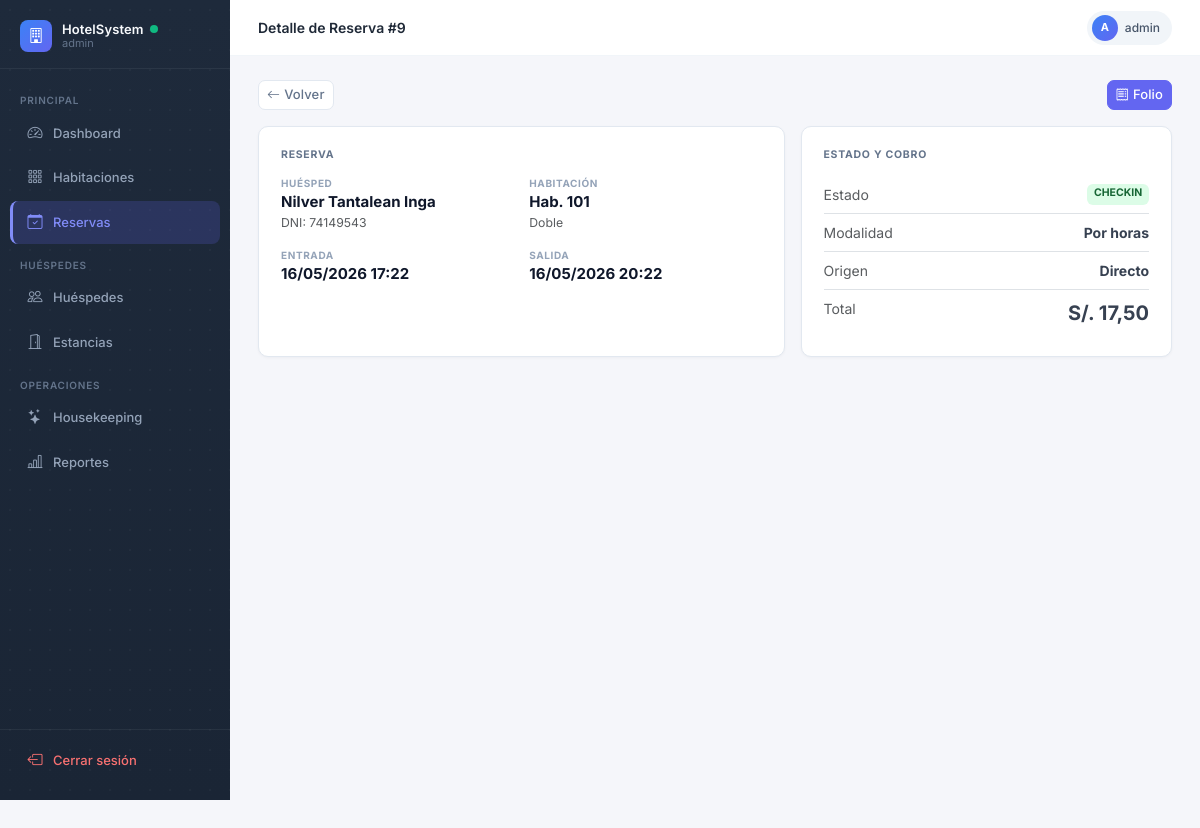
Page /reservas/9/ (signed in) on the earlier database version.
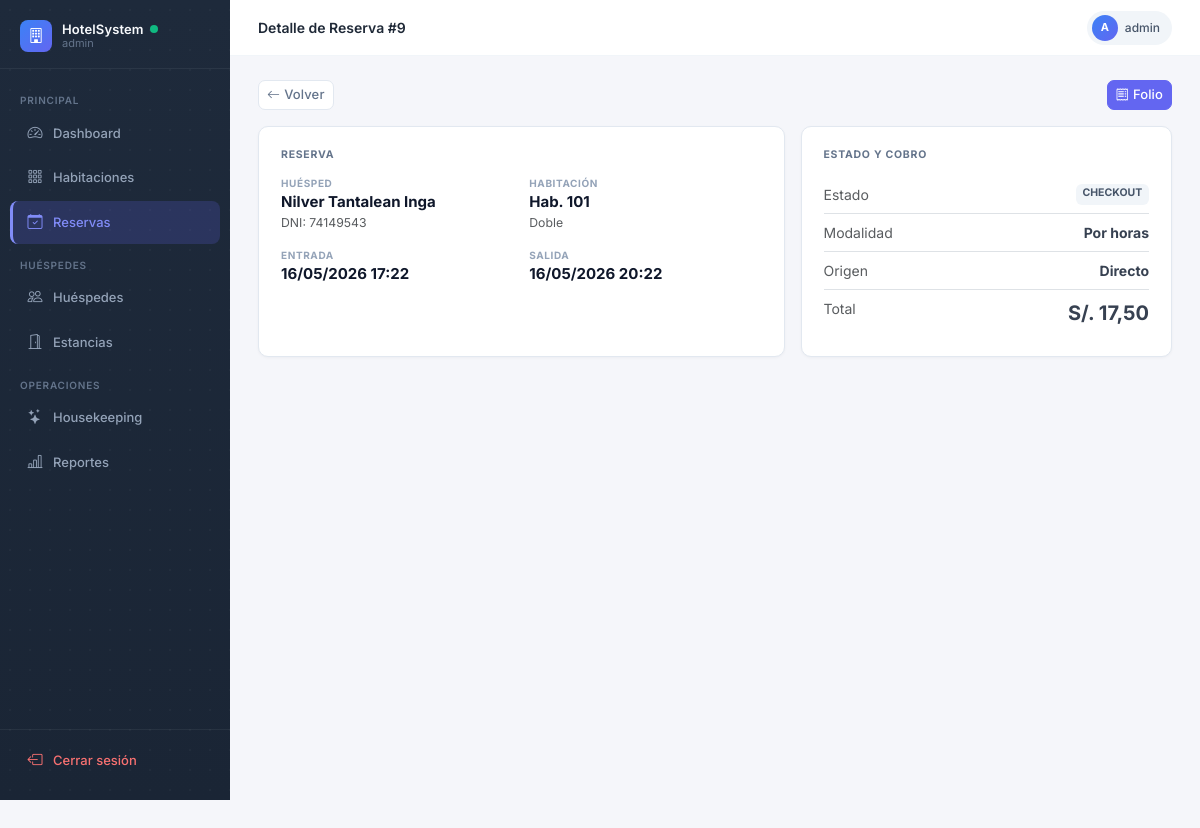
Same page on the later database version.
### reservas/models.py (models this page shows, shortened)
class Reserva(models.Model):
    POR_DIA = 'DIA'
    POR_HORA = 'HORA'
    MODALIDAD_CHOICES = [
        (POR_DIA, 'Por dia'),
        (POR_HORA, 'Por horas'),
    ]
    PENDIENTE = 'PENDIENTE'
    CONFIRMADA = 'CONFIRMADA'
    CHECKIN = 'CHECKIN'
    CHECKOUT = 'CHECKOUT'
    CANCELADA = 'CANCELADA'
    ESTADO_CHOICES = [
        (PENDIENTE, 'Pendiente'),
        (CONFIRMADA, 'Confirmada'),
        (CHECKIN, 'Check-In realizado'),
        (CHECKOUT, 'Check-Out realizado'),
        (CANCELADA, 'Cancelada'),
    ]
    DIRECTO = 'DIRECTO'
    WEB = 'WEB'
    AGENCIA = 'AGENCIA'
    ORIGEN_CHOICES = [
        (DIRECTO, 'Directo'),
        (WEB, 'Web'),
        (AGENCIA, 'Agencia'),
    ]
    hotel = models.ForeignKey(Hotel, on_delete=models.CASCADE, related_name='reservas')
    huesped = models.ForeignKey(Huesped, on_delete=models.CASCADE, related_name='reservas')
    habitacion = models.ForeignKey(Habitacion, on_delete=models.SET_NULL, null=True, blank=True, related_name='reservas')
    fecha_entrada = models.DateField()
    fecha_salida = models.DateField()
    fecha_hora_entrada = models.DateTimeField(null=True, blank=True)
    fecha_hora_salida = models.DateTimeField(null=True, blank=True)
    modalidad = models.CharField(max_length=10, choices=MODALIDAD_CHOICES, default=POR_DIA)
    duracion_horas = models.DecimalField(max_digits=5, decimal_places=2, default=0)
    tolerancia_minutos = models.PositiveIntegerField(default=10)
    cargo_extra_desde_minutos = models.PositiveIntegerField(default=30)
    num_adultos = models.IntegerField(default=1, validators=[MinValueValidator(1)])
    estado = models.CharField(max_length=20, choices=ESTADO_CHOICES, default=PENDIENTE)
    precio_total = models.DecimalField(max_digits=10, decimal_places=2, default=0)
    origen = models.CharField(max_length=10, choices=ORIGEN_CHOICES, default=DIRECTO)
    created_at = models.DateTimeField(auto_now_add=True)
    class Meta:
        verbose_name = 'Reserva'
        verbose_name_plural = 'Reservas'

### huespedes/models.py (models this page shows, shortened)
class Huesped(models.Model):
    DNI = 'DNI'
    PASAPORTE = 'PASAPORTE'
    CE = 'CE'
    TIPO_DOC_CHOICES = [
        (DNI, 'DNI'),
        (PASAPORTE, 'Pasaporte'),
        (CE, 'Carné de Extranjería'),
    ]
    tipo_doc = models.CharField(max_length=10, choices=TIPO_DOC_CHOICES, default=DNI)
    num_doc = models.CharField(max_length=20, unique=True)
    nombres = models.CharField(max_length=100)
    apellidos = models.CharField(max_length=100)
    email = models.EmailField(blank=True, null=True)
    telefono = models.CharField(max_length=20, blank=True, null=True)
    nacionalidad = models.CharField(max_length=50, default='Peruana')
    created_at = models.DateTimeField(auto_now_add=True)
    class Meta:
        verbose_name = 'Huésped'
        verbose_name_plural = 'Huéspedes'

### hotel/models.py (models this page shows, shortened)
class Habitacion(models.Model):
    DISPONIBLE = 'DISPONIBLE'
    OCUPADA = 'OCUPADA'
    LIMPIEZA = 'LIMPIEZA'
    MANTENIMIENTO = 'MANTENIMIENTO'
    ESTADO_CHOICES = [
        (DISPONIBLE, 'Disponible'),
        (OCUPADA, 'Ocupada'),
        (LIMPIEZA, 'En Limpieza'),
        (MANTENIMIENTO, 'En Mantenimiento'),
    ]
    hotel = models.ForeignKey(Hotel, on_delete=models.CASCADE, related_name='habitaciones')
    tipo = models.ForeignKey(TipoHabitacion, on_delete=models.CASCADE, related_name='habitaciones')
    numero = models.CharField(max_length=10)
    piso = models.IntegerField()
    estado = models.CharField(max_length=20, choices=ESTADO_CHOICES, default=DISPONIBLE)
    imagen_url = models.URLField(blank=True, null=True)
    imagenes_urls = models.JSONField(default=list, blank=True)
    class Meta:
        verbose_name = 'Habitación'
        verbose_name_plural = 'Habitaciones'
        unique_together = ['hotel', 'numero']

class TipoHabitacion(models.Model):
    hotel = models.ForeignKey(Hotel, on_delete=models.CASCADE, related_name='tipos_habitacion')
    nombre = models.CharField(max_length=100)
    capacidad = models.IntegerField(validators=[MinValueValidator(1)])
    precio_base = models.DecimalField(max_digits=10, decimal_places=2)
    amenidades = models.JSONField(default=list)
    class Meta:
        verbose_name = 'Tipo de Habitación'
        verbose_name_plural = 'Tipos de Habitación'

### views_frontend.py (the view)
# urls.py: path('reservas/<int:reserva_id>/', reserva_detalle, name='reserva_detalle'),
@login_required
def reserva_detalle(request, reserva_id):
    reserva = get_object_or_404(
        Reserva.objects.select_related('huesped', 'habitacion__tipo', 'hotel'),
        id=reserva_id,
    )
    estancia = getattr(reserva, 'estancia', None)
    return render(request, 'reservas/detalle.html', {
        'reserva': reserva,
        'estancia': estancia,
    })

### templates/reservas/detalle.html (shortened to what this page needs)
{% extends 'base.html' %}
{% block page_title %}Detalle de Reserva #{{ reserva.id }}{% endblock %}
{% block content %}
<div class="form-shell">
  <div class="d-flex justify-content-between align-items-center mb-3">
    <a href="/reservas/" class="btn btn-sm btn-outline-secondary"><i class="bi bi-arrow-left me-1"></i>Volver</a>
    <div class="d-flex gap-2">
      {% if reserva.estado == 'PENDIENTE' or reserva.estado == 'CONFIRMADA' %}
      <a href="/reservas/{{ reserva.id }}/checkin/" class="btn btn-sm btn-success"><i class="bi bi-person-check me-1"></i>Check-in</a>
      {% elif estancia %}
      <a href="/estancias/{{ estancia.id }}/folio/" class="btn btn-sm btn-primary"><i class="bi bi-receipt me-1"></i>Folio</a>
      {% endif %}
    </div>
  </div>
  <div class="row g-3">
    <div class="col-lg-7">
      <div class="form-panel h-100">
        <div class="form-section-title">Reserva</div>
        <div class="row g-3">
          <div class="col-md-6">
            <div class="summary-label">Huésped</div>
            <div class="summary-value">{{ reserva.huesped.nombres }} {{ reserva.huesped.apellidos }}</div>
            <div class="text-muted small">{{ reserva.huesped.tipo_doc }}: {{ reserva.huesped.num_doc }}</div>
          </div>
          <div class="col-md-6">
            <div class="summary-label">Habitación</div>
            <div class="summary-value">Hab. {{ reserva.habitacion.numero|default:"Sin asignar" }}</div>
            <div class="text-muted small">{{ reserva.habitacion.tipo.nombre|default:"" }}</div>
          </div>
          <div class="col-md-6">
            <div class="summary-label">Entrada</div>
            <div class="summary-value">{{ reserva.fecha_hora_entrada|date:"d/m/Y H:i" }}</div>
          </div>
          <div class="col-md-6">
            <div class="summary-label">Salida</div>
            <div class="summary-value">{{ reserva.fecha_hora_salida|date:"d/m/Y H:i" }}</div>
          </div>
        </div>
      </div>
    </div>
    <div class="col-lg-5">
      <div class="form-panel h-100">
        <div class="form-section-title">Estado y cobro</div>
        <div class="d-flex justify-content-between py-2 border-bottom">
          <span class="text-muted">Estado</span>
          <span class="badge badge-{{ reserva.estado|lower }}">{{ reserva.estado }}</span>
        </div>
        <div class="d-flex justify-content-between py-2 border-bottom">
          <span class="text-muted">Modalidad</span>
          <strong>{{ reserva.get_modalidad_display }}</strong>
        </div>
        <div class="d-flex justify-content-between py-2 border-bottom">
          <span class="text-muted">Origen</span>
          <strong>{{ reserva.get_origen_display }}</strong>
        </div>
        <div class="d-flex justify-content-between py-2">
          <span class="text-muted">Total</span>
          <strong class="fs-5">S/. {{ reserva.precio_total }}</strong>
        </div>
      </div>
    </div>
  </div>
</div>
{% endblock %}

Differences in the rows shown:
changed Reserva "Por horas": estado "CHECKIN" → "CHECKOUT"
